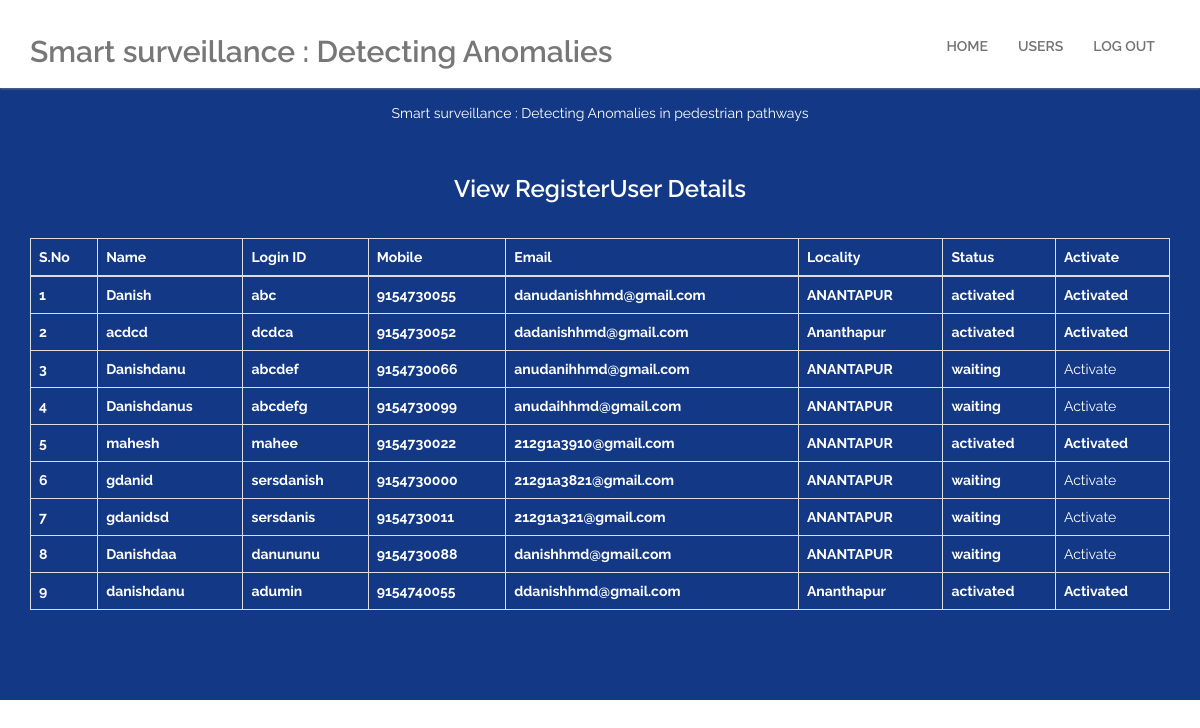
Page /ViewRegisteredUsers/ on the committed database.
### users/models.py (models this page shows, shortened)
class UserRegistrationModel(models.Model):
    name = models.CharField(max_length=100)
    loginid = models.CharField(unique=True, max_length=100)
    password = models.CharField(max_length=100)
    mobile = models.CharField(unique=True, max_length=100)
    email = models.CharField(unique=True, max_length=100)
    locality = models.CharField(max_length=100)
    address = models.CharField(max_length=1000)
    city = models.CharField(max_length=100)
    state = models.CharField(max_length=100)
    status = models.CharField(max_length=100)
    class Meta:
        db_table = 'UserRegistrations'

### admins/views.py (the view)
# urls.py: path("ViewRegisteredUsers/", admins.ViewRegisteredUsers, name="ViewRegisteredUsers"),
def ViewRegisteredUsers(request):
    data = UserRegistrationModel.objects.all()
    return render(request, 'admins/RegisteredUsers.html', {'data': data})

### assets/templates/admins/RegisteredUsers.html (shortened to what this page needs)
{%extends 'admins/admin_base.html'%}
{%block contents%}
    <section id="pricing">
        <div class="container">
            <div class="section-header">
                <p class="wow fadeInDown">Smart surveillance : Detecting Anomalies in pedestrian pathways</p>
            </div>
        <h3 align="center" style="color:white;">View RegisterUser Details</h3></p><br>
        <table class="table table-bordered bg-light text-dark">
            <thead>
            <tr style="color:White;font-weight:bold;">
                <th>S.No</th>
                <th>Name</th>
                <th>Login ID</th>
                <th>Mobile</th>
                <th>Email</th>
                <th>Locality</th>
                <th>Status</th>
                <th>Activate</th>
            </tr>
            </thead>
            <tbody>
            {% for i in data %}
            <tr style="color:White;font-weight:bold;">
                <td>{{forloop.counter}}</td>
                <td>{{i.name}}</td>
                <td>{{i.loginid}}</td>
                <td>{{i.mobile}}</td>
                <td>{{i.email}}</td>
                <td>{{i.locality}}</td>
                <td>{{i.status}}</td>
                {% if i.status == 'waiting' %}
                <td><a class="btn-link" href="/AdminActivaUsers/?uid={{ i.id }}"
                       style="color:WHITE">Activate</a></td>
                {% else %}
                <td> Activated</td>
                {% endif %}
            </tr>
            {% endfor %}
            </tbody>
        </table>
        </div>
    </section>
{%endblock%}

### assets/templates/admins/admin_base.html (shortened to what this page needs)
{%load static%}
<!DOCTYPE html>
<html lang="en">
<head>
    <link href="{%static 'css/bootstrap.min.css'%}" rel="stylesheet">
    <link href="{%static 'css/font-awesome.min.css'%}" rel="stylesheet">
    <link href="{%static 'css/animate.min.css'%}" rel="stylesheet">
    <link href="{%static 'css/prettyPhoto.css'%}" rel="stylesheet">
    <link href="{%static 'css/styles.css'%}" rel="stylesheet">
        <link rel="stylesheet" type="text/css" href="{%static 'css/slider-style.css'%}" />
        <link rel="stylesheet" type="text/css" href="{%static 'css/slider-custom.css'%}" />
</head>
<body id="home">
    <header id="header">
        <nav id="main-nav" class="navbar navbar-default navbar-fixed-top" role="banner">
            <div class="container">
                <div class="navbar-header">
                    <a class="navbar-brand" href="{%url 'AdminHome'%}"><h2>Smart surveillance : Detecting Anomalies</h2></a>
                </div>
                <div class="collapse navbar-collapse navbar-right">
                    <ul class="nav navbar-nav">
                        <li><a href="{%url 'AdminHome'%}">Home</a></li>
                        <li><a href="{%url 'ViewRegisteredUsers'%}">Users</a></li>
                        <li><a href="{%url 'index'%}">Log out</a></li>
                    </ul>
                </div>
            </div>
        </nav>
    </header>
{%block contents%}
{%endblock%}
</body>
</html>

### assets/static/css/styles.css (style rules this page uses)
body { padding-top: 100px; background: #fff; font-family: 'Raleway', sans-serif; font-weight: 400; color: #282828; line-height: 26px; padding: 0; }
h1, h2, h3, h4, h5, h6 { font-weight: 600; font-family: 'Raleway', sans-serif; }
a { color: #45aed6; -webkit-transition: color 400ms, background-color 400ms; -moz-transition: color 400ms, background-color 400ms; -o-transition: color 400ms, background-color 400ms; transition: color 400ms, background-color 400ms; }
.section-header { margin-bottom: 50px; }
.section-header p { text-align:center; color: #000000; }
.navbar-nav>li>a { text-transform: uppercase; }
#main-nav.navbar-default { background: #FFFFFF; }
.navbar.navbar-default { border: 0; border-radius: 0; margin-bottom: 0; }
.navbar.navbar-default .navbar-brand { height: auto; padding: 15px 15px 1px; }
.navbar-default .navbar-nav>li>a { color: #FFFFFF; font-weight: 600; }
#main-nav.navbar-default { background: #FFFFFF; box-shadow: 0px 1px 2px rgba(145, 145, 145, 0.6); }
#main-nav.navbar-default .navbar-nav > li > a { padding-top: 32px; padding-bottom: 32px; border-top: 4px solid transparent; }
@media only screen and (min-width: 768px) { .navbar-default .navbar-nav>li>a { color: #737373; } }
#pricing h2, #pricing p { color:#fff !important; }
.navbar-nav { margin: 0; }
#pricing { padding: 100px 0 70px; background: #133986; }

### rows in the picture
UserRegistrationModel: name "Danish", loginid "abc", mobile "9154730055", email "danudanishhmd@gmail.com", locality "ANANTAPUR", status "activated", shows "Activated"
UserRegistrationModel: name "acdcd", loginid "dcdca", mobile "9154730052", email "dadanishhmd@gmail.com", locality "Ananthapur", status "activated", shows "Activated"
UserRegistrationModel: name "Danishdanu", loginid "abcdef", mobile "9154730066", email "anudanihhmd@gmail.com", locality "ANANTAPUR", status "waiting"
UserRegistrationModel: name "Danishdanus", loginid "abcdefg", mobile "9154730099", email "anudaihhmd@gmail.com", locality "ANANTAPUR", status "waiting"
UserRegistrationModel: name "mahesh", loginid "mahee", mobile "9154730022", email "212g1a3910@gmail.com", locality "ANANTAPUR", status "activated", shows "Activated"
UserRegistrationModel: name "gdanid", loginid "sersdanish", mobile "9154730000", email "212g1a3821@gmail.com", locality "ANANTAPUR", status "waiting"
UserRegistrationModel: name "gdanidsd", loginid "sersdanis", mobile "9154730011", email "212g1a321@gmail.com", locality "ANANTAPUR", status "waiting"
UserRegistrationModel: name "Danishdaa", loginid "danununu", mobile "9154730088", email "danishhmd@gmail.com", locality "ANANTAPUR", status "waiting"
UserRegistrationModel: name "danishdanu", loginid "adumin", mobile "9154740055", email "ddanishhmd@gmail.com", locality "Ananthapur", status "activated", shows "Activated"
